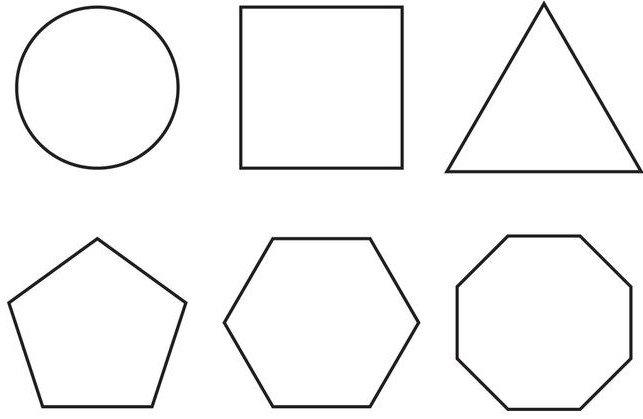
#> input picture images/inwardOutwardTraining/allShapes.jpg, 643 x 419 px
$ python contourdetection.py
#> lines starting #> are read from the running program, lines starting #| are printed output that depends on the picture; after the words box and inside, x2 and y2 are one past the last pixel; in counts of white or black regions, pixels touching at a corner belong together
import cv2


image = cv2.imread('images/inwardOutwardTraining/allShapes.jpg')
#> image is the input picture: shape (419, 643, 3); mean B, G, R 245.5, 245.5, 245.5

# convert the image to grayscale format
img_gray = cv2.cvtColor(image, cv2.COLOR_BGR2GRAY)

# apply binary thresholding
ret, thresh = cv2.threshold(img_gray, 1, 999, cv2.THRESH_BINARY)
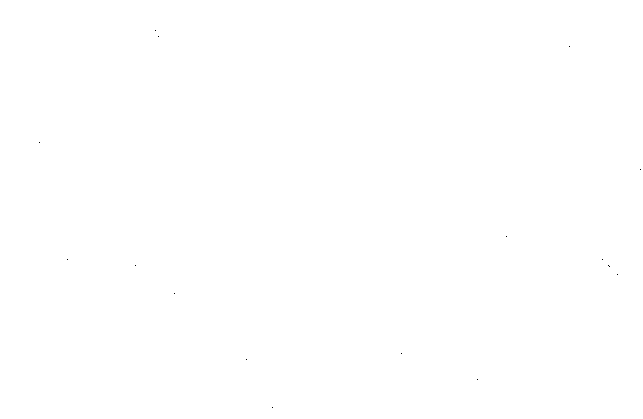
#> thresh: shape (419, 643); 100% white; black in thin lines or dots, all inside (x1, y1, x2, y2) = (39, 30, 641, 408)
# visualize the binary image
cv2.imshow('Binary image', thresh)
cv2.waitKey(0)
cv2.imwrite('image_thres1.jpg', thresh)
cv2.destroyAllWindows()

# detect the contours on the binary image using cv2.CHAIN_APPROX_NONE
contours, hierarchy = cv2.findContours(image=thresh, mode=cv2.RETR_EXTERNAL, method=cv2.CHAIN_APPROX_NONE)
#> contours = 1 contour; box (x1, y1, x2, y2) and area: (0, 0, 643, 419) 268356


min_contour_length = 500

filtered_contours = []

for contour in contours:
    contour_length = cv2.arcLength(contour, closed=True)
    if contour_length > min_contour_length:
        filtered_contours.append(contour)
#> this loop made 1 pass
#> contour_length on pass 1: 2120
#> after the loop, filtered_contours has the same summary as contours
# draw contours on the original image
print(filtered_contours)
#> (printed output is left out)
image_copy = image.copy()
for idx, contour in enumerate(filtered_contours):
#> (the run stopped early here; a loop or call above may not have finished)

$ run again, with images/inwardOutwardTraining/img.png saved as images/inwardOutwardTraining/allShapes.jpg
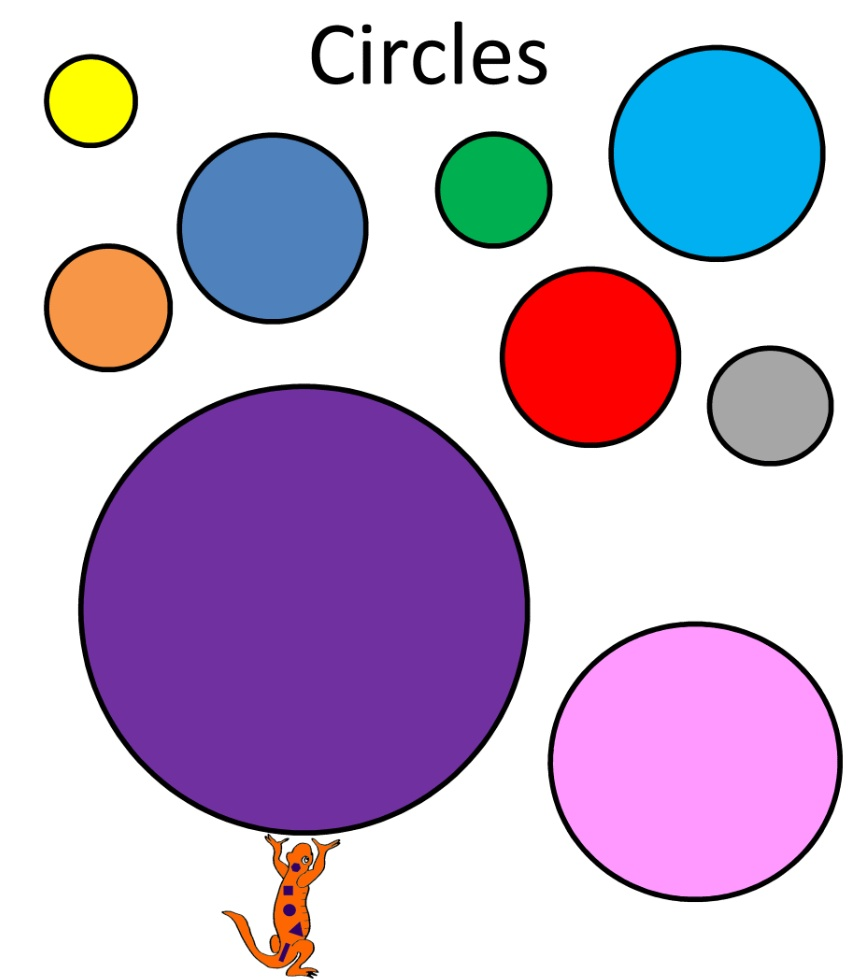
#> input picture images/inwardOutwardTraining/img.png, 868 x 980 px
#> image is the input picture: shape (980, 868, 3); mean B, G, R 210, 182.3, 199.7
#> `img_gray = cv2.cvtColor(image, cv2.COLOR_BGR2GRAY)`:
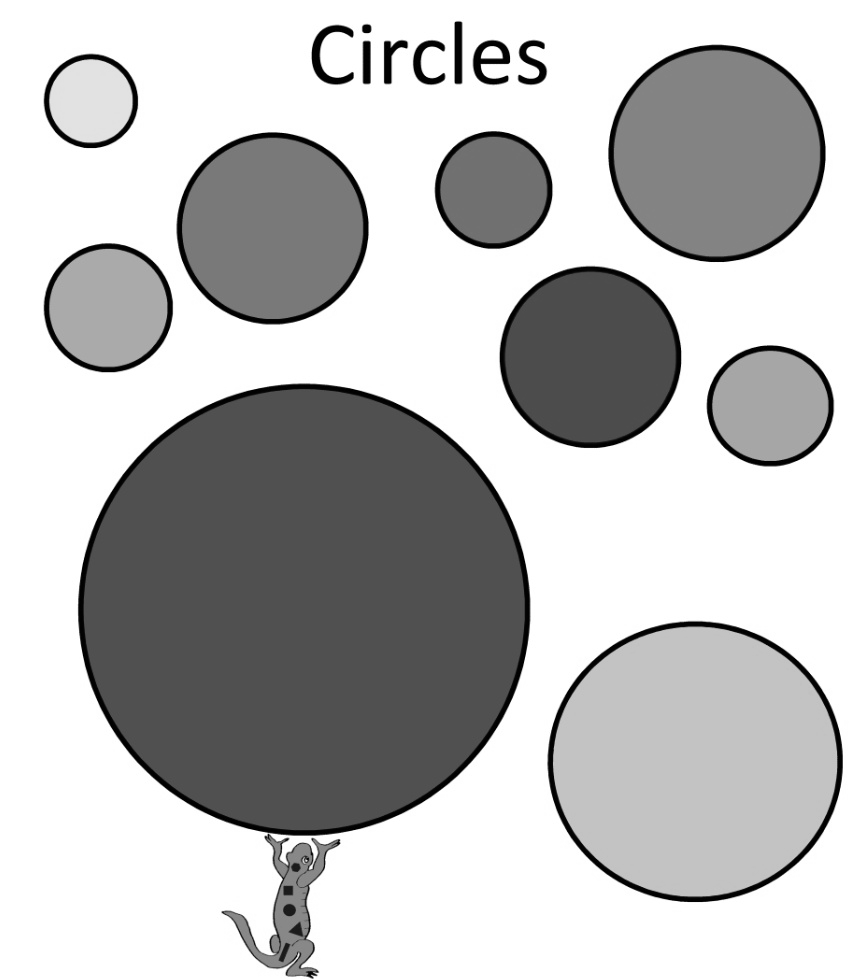
#> img_gray: shape (980, 868); min 0, max 255, mean 190.7
#> `ret, thresh = cv2.threshold(img_gray, 1, 999, cv2.THRESH_BINARY)`:
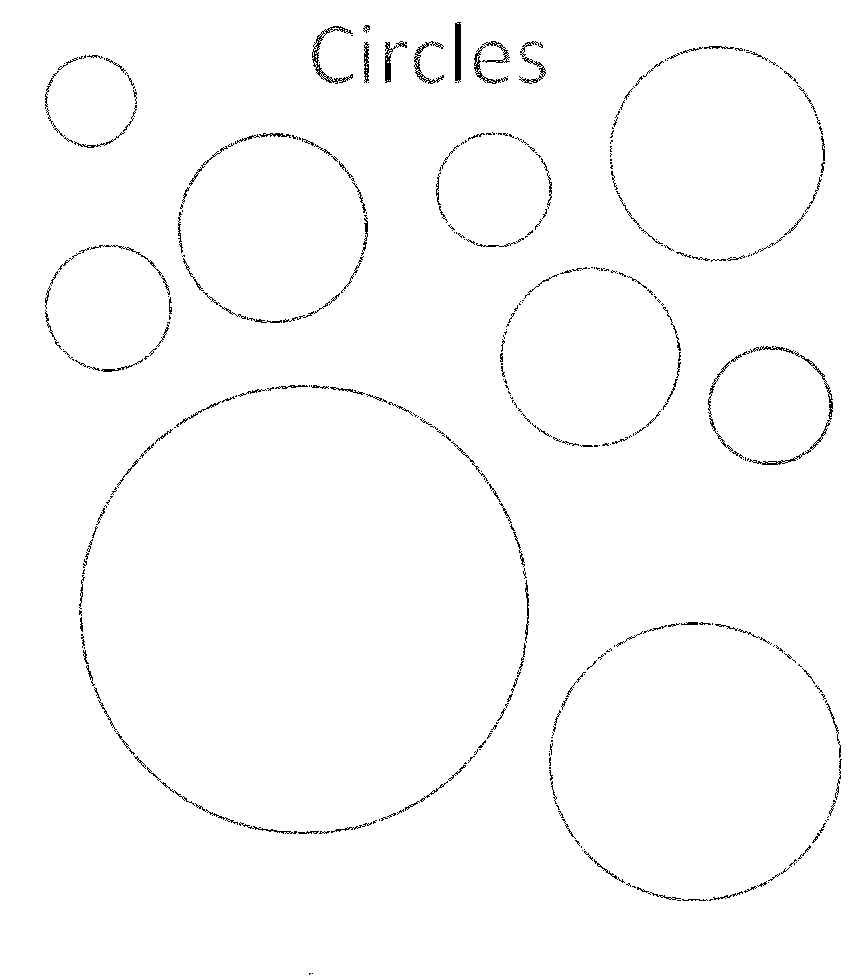
#> thresh: shape (980, 868); 98.7% white; black in thin lines or dots, all inside (x1, y1, x2, y2) = (45, 22, 842, 975)
#> contours = 1 contour; box (x1, y1, x2, y2) and area: (0, 0, 868, 980) 848793
#> the loop `for contour in contours:` made 1 pass
#> contour_length on pass 1: 3692
#> after the loop `for contour in contours:`: filtered_contours has the same summary as contours
#> (printed output is left out)
